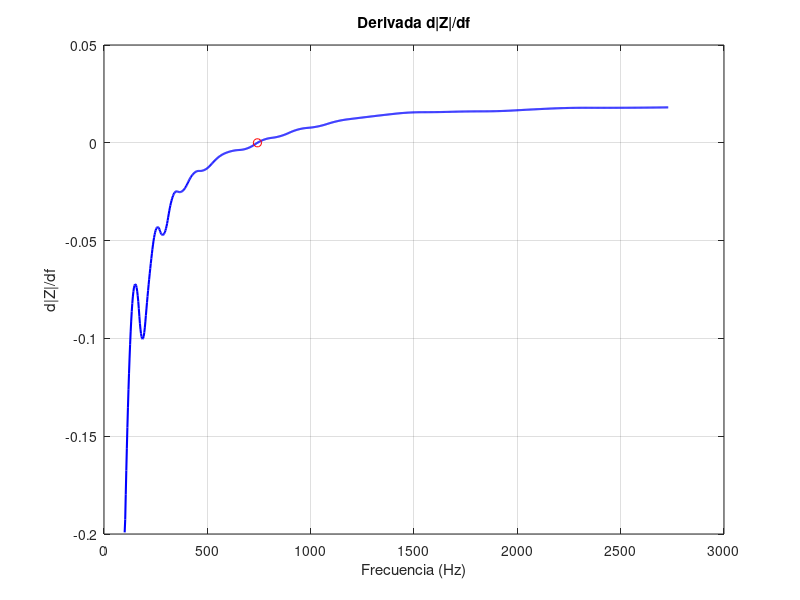

MATLAB code for this plot:
clc;
clear;
close all;

% Datos
f = [100 120 145 170 200 235 270 310 355 405 460 520 585 655 ...
    730 810 895 985 1080 1180 1290 1410 1540 1680 1830 ...
    1990 2160 2340 2530 2730];

Z = [152.3 149.1 146.8 144.9 142.0 139.5 137.9 136.1 134.8 ...
    133.6 132.7 131.9 131.4 131.1 130.9 131.0 131.3 131.9 ...
    132.7 133.8 135.2 136.9 138.9 141.1 143.5 146.1 149.0 ...
    152.2 155.6 159.2];

% Spline cubico
pp = spline(f,Z);

% Malla fina
x = linspace(min(f),max(f),1000);

% Evaluar spline
y = ppval(pp,x);

% Primera derivada
d1 = gradient(y,x);

% Segunda derivada
d2 = gradient(d1,x);

% Buscar minimo
[~,i] = min(abs(d1));

fmin = x(i);
d2min = d2(i);

% Grafica de derivada
figure

plot(x,d1,'b','LineWidth',1.5)
hold on

plot(fmin,0,'ro')

title('Derivada d|Z|/df')
xlabel('Frecuencia (Hz)')
ylabel('d|Z|/df')

grid on

% Resultados
fprintf('Frecuencia del minimo = %.4f Hz\n',fmin);

fprintf('Segunda derivada = %.4f\n',d2min);

if d2min > 0
    fprintf('El minimo es estable\n');
else
    fprintf('El minimo no es estable\n');
end
